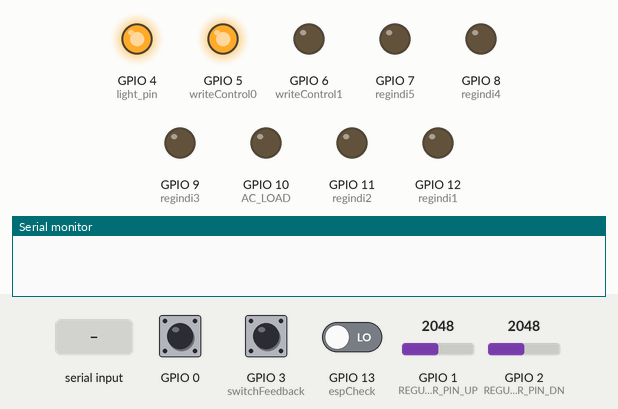
This sketch was run on a simulated ESP32-S3. Shown: output pins drawn as LEDs (lit = HIGH), the last lines printed to the serial monitor. The inputs (shaded band) are chosen by the test bench; at power-on: GPIO 1 (REGULATOR_PIN_UP) = 2048, GPIO 13 (espCheck) LOW, GPIO 0 HIGH, GPIO 2 (REGULATOR_PIN_DN) = 2048, GPIO 3 (switchFeedback) LOW.

Above: at 1.2 s.
1.3 s: GPIO 1 (REGULATOR_PIN_UP) set to 863
2.8 s: GPIO 1 (REGULATOR_PIN_UP) set to 747
At 5.0 s:
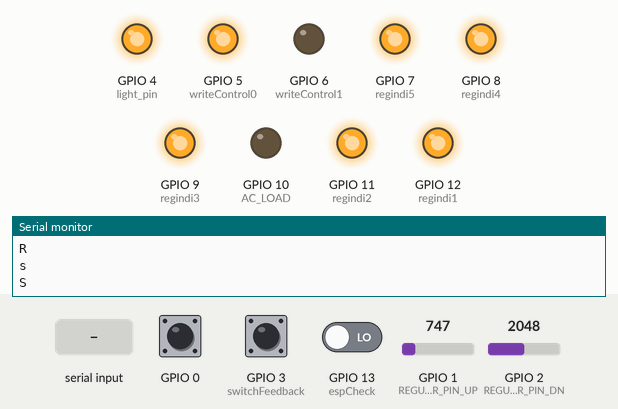
5.3 s: "g" received over Serial
At 5.65 s:
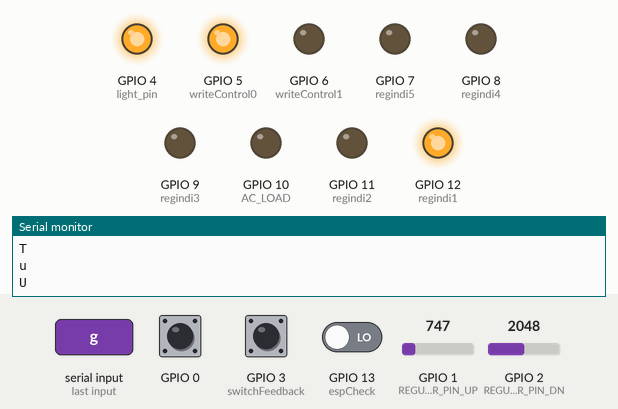
8.3 s: GPIO 13 (espCheck) driven HIGH
At 9.5 s:
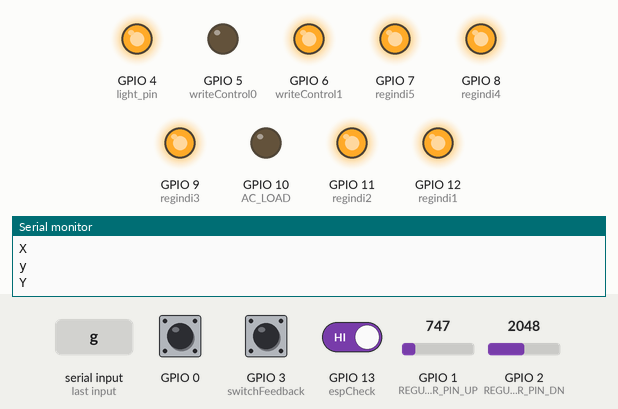
9.8 s: "a" received over Serial
At 10.6 s:
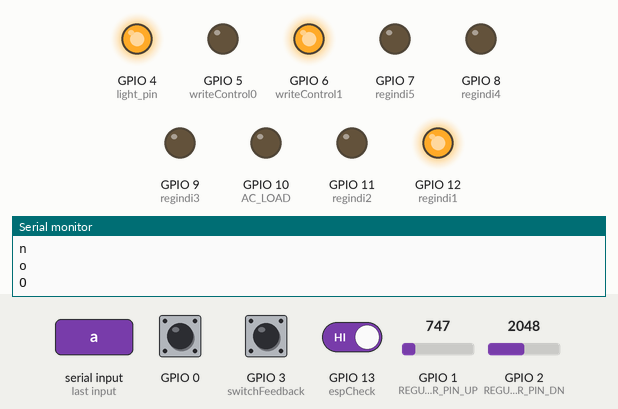
11.5 s: "TL_OFF-FAN_OFF" received over Serial
At 12.25 s:
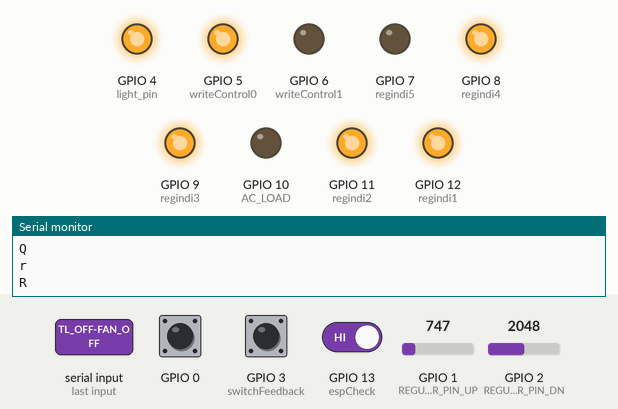
Timing chart, 0 to 14.5 s (numbered marks = the images above; inputs shaded):
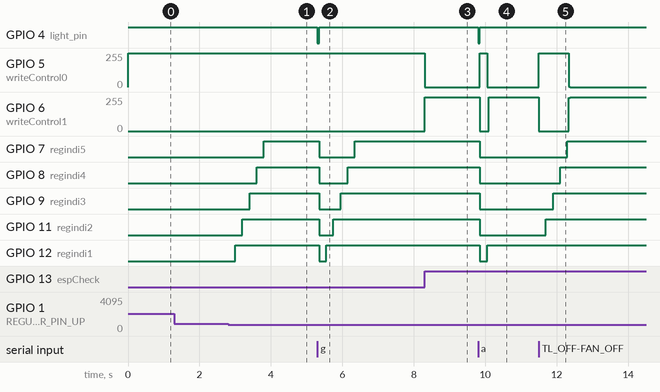

Measured:
- the behaviour switches between 801 and 800 on GPIO 1 (REGULATOR_PIN_UP) (found by bisection; images 0 and 1)
- after the input at 1.3 s, every drawn part: stays the same
- after the input at 2.8 s, GPIO 7 (regindi5): LOW → HIGH after 1.0 s; GPIO 8 (regindi4): LOW → HIGH after 0.80 s; GPIO 9 (regindi3): LOW → HIGH after 0.60 s; GPIO 11 (regindi2): LOW → HIGH after 0.40 s; GPIO 12 (regindi1): LOW → HIGH after 0.20 s
- after the input at 5.3 s, GPIO 4 (light_pin): HIGH → LOW at once, → HIGH 0.05 s later; GPIO 7 (regindi5): HIGH → LOW after 0.05 s, → HIGH 1.0 s later; GPIO 8 (regindi4): HIGH → LOW after 0.05 s, → HIGH 0.80 s later; GPIO 9 (regindi3): HIGH → LOW after 0.05 s, → HIGH 0.60 s later; GPIO 11 (regindi2): HIGH → LOW after 0.05 s, → HIGH 0.40 s later
- after the input at 8.3 s, GPIO 5 (writeControl0): 255/255 → 0/255 at once; GPIO 6 (writeControl1): 0/255 → 255/255 at once
- after the input at 9.8 s, GPIO 4 (light_pin): HIGH → LOW at once, → HIGH 0.05 s later; GPIO 5 (writeControl0): 0/255 → 255/255 after 0.05 s, → 0/255 0.20 s later
- after the input at 11.5 s, GPIO 5 (writeControl0): 0/255 → 255/255 at once, → 0/255 0.84 s later; GPIO 6 (writeControl1): 255/255 → 0/255 at once, → 255/255 0.84 s later; GPIO 7 (regindi5): LOW → HIGH after 0.80 s; GPIO 8 (regindi4): LOW → HIGH after 0.60 s; GPIO 9 (regindi3): LOW → HIGH after 0.40 s

The sketch:

arduino-mshallfirmware_inhouse_reg.ino
```cpp
#define light_pin 4
#define switchFeedback 3

#define AC_LOAD 10   // Output to Opto Triac pin
int dimming = 0;
#define REGULATOR_PIN_UP A0
#define REGULATOR_PIN_DN A1

#define regindi1 12
#define regindi2 11
#define regindi3 9
#define regindi4 8
#define regindi5 7

#define writeControl0 5
#define writeControl1 6
#define espCheck 13
#define hardwareSerial Serial

int aval = 0;

int TL=0;
int TL_bt = 1;
int prev_state = 0;
int state= 0;

int regulator_value_up=1020;
int regulator_value_dn=1020;
int regulator_press=0;

String tubelight = "TL_OFF-";
String fan = "FAN_OFF";

int connectionState = 0;

int sample1 = 0;
int sample2 = 0;

int dimtime = 0;
float propTime = 5;

void zero_crosss_int()  // function to be fired at the zero crossing to dim the light
{
  dimtime = (77 * dimming);
  //if(dimming==50)digitalWrite(AC_LOAD, HIGH);
  if(dimming==0)digitalWrite(AC_LOAD, LOW);
  else{
  digitalWrite(AC_LOAD, LOW);
  delayMicroseconds(dimtime);    // Off cycle
  digitalWrite(AC_LOAD, HIGH);   // triac firing
  delayMicroseconds(propTime);         // triac On propogation delay
  digitalWrite(AC_LOAD, LOW);    // triac Off
  }
}

void switchingTL(void)
{
  digitalWrite(light_pin, LOW);
  delay(50);
  digitalWrite(light_pin, HIGH);
}

void regulatorIndicator(int regulator_state)
{
  if(regulator_state==0){digitalWrite(regindi1, LOW);digitalWrite(regindi2, LOW);digitalWrite(regindi3, LOW);digitalWrite(regindi4, LOW);digitalWrite(regindi5, LOW);}
  else if(regulator_state==1){digitalWrite(regindi1, HIGH);digitalWrite(regindi2, LOW);digitalWrite(regindi3, LOW);digitalWrite(regindi4, LOW);digitalWrite(regindi5, LOW);}
  else if(regulator_state==2){digitalWrite(regindi1, HIGH);digitalWrite(regindi2, HIGH);digitalWrite(regindi3, LOW);digitalWrite(regindi4, LOW);digitalWrite(regindi5, LOW);}
  else if(regulator_state==3){digitalWrite(regindi1, HIGH);digitalWrite(regindi2, HIGH);digitalWrite(regindi3, HIGH);digitalWrite(regindi4, LOW);digitalWrite(regindi5, LOW);}
  else if(regulator_state==4){digitalWrite(regindi1, HIGH);digitalWrite(regindi2, HIGH);digitalWrite(regindi3, HIGH);digitalWrite(regindi4, HIGH);digitalWrite(regindi5, LOW);}
  else if(regulator_state==5){digitalWrite(regindi1, HIGH);digitalWrite(regindi2, HIGH);digitalWrite(regindi3, HIGH);digitalWrite(regindi4, HIGH);digitalWrite(regindi5, HIGH);}
}

void statusDataCheckESP(String data)
{
        digitalWrite(writeControl0, HIGH);
        digitalWrite(writeControl1, HIGH);
        if(data == "TL_OFF-FAN_OFF"){hardwareSerial.println('n');hardwareSerial.flush();}
        else if(data == "TL_OFF-FAN_ON_1"){hardwareSerial.println('o');hardwareSerial.flush();}
        else if(data == "TL_OFF-FAN_ON_2"){hardwareSerial.println('p');hardwareSerial.flush();}
        else if(data == "TL_OFF-FAN_ON_3"){hardwareSerial.println('q');hardwareSerial.flush();}
        else if(data == "TL_OFF-FAN_ON_4"){hardwareSerial.println('r');hardwareSerial.flush();}
        else if(data == "TL_OFF-FAN_ON_5"){hardwareSerial.println('s');hardwareSerial.flush();}
        else if(data == "TL_ON-FAN_OFF"){hardwareSerial.println('t');hardwareSerial.flush();}
        else if(data == "TL_ON-FAN_ON_1"){hardwareSerial.println('u');hardwareSerial.flush();}
        else if(data == "TL_ON-FAN_ON_2"){hardwareSerial.println('v');hardwareSerial.flush();}
        else if(data == "TL_ON-FAN_ON_3"){hardwareSerial.println('w');hardwareSerial.flush();}
        else if(data == "TL_ON-FAN_ON_4"){hardwareSerial.println('x');hardwareSerial.flush();}
        else if(data == "TL_ON-FAN_ON_5"){hardwareSerial.println('y');hardwareSerial.flush();}
        digitalWrite(writeControl0, HIGH);
        digitalWrite(writeControl1, LOW);
}

void statusDataCheckBLE(String data)
{
        digitalWrite(writeControl0, HIGH);
        digitalWrite(writeControl1, HIGH);
        if(data == "TL_OFF-FAN_OFF"){hardwareSerial.println('N');hardwareSerial.flush();}
        else if(data == "TL_OFF-FAN_ON_1"){hardwareSerial.println('O');hardwareSerial.flush();}
        else if(data == "TL_OFF-FAN_ON_2"){hardwareSerial.println('P');hardwareSerial.flush();}
        else if(data == "TL_OFF-FAN_ON_3"){hardwareSerial.println('Q');hardwareSerial.flush();}
        else if(data == "TL_OFF-FAN_ON_4"){hardwareSerial.println('R');hardwareSerial.flush();}
        else if(data == "TL_OFF-FAN_ON_5"){hardwareSerial.println('S');hardwareSerial.flush();}
        else if(data == "TL_ON-FAN_OFF"){hardwareSerial.println('T');hardwareSerial.flush();}
        else if(data == "TL_ON-FAN_ON_1"){hardwareSerial.println('U');hardwareSerial.flush();}
        else if(data == "TL_ON-FAN_ON_2"){hardwareSerial.println('V');hardwareSerial.flush();}
        else if(data == "TL_ON-FAN_ON_3"){hardwareSerial.println('W');hardwareSerial.flush();}
        else if(data == "TL_ON-FAN_ON_4"){hardwareSerial.println('X');hardwareSerial.flush();}
        else if(data == "TL_ON-FAN_ON_5"){hardwareSerial.println('Y');hardwareSerial.flush();}
        digitalWrite(writeControl0, HIGH);
        digitalWrite(writeControl1, LOW);
}
void sendStatus(int connectionStatus) {
  if (TL == 0) tubelight = "TL_OFF-";
  else if(TL == 1) tubelight = "TL_ON-";

  if (dimming == 0) fan= "FAN_OFF";
  else if (dimming == 80) fan= "FAN_ON_1";
  else if (dimming == 70) fan= "FAN_ON_2";
  else if (dimming == 60) fan= "FAN_ON_3";
  else if (dimming == 50) fan= "FAN_ON_4";
  else if (dimming == 30) fan= "FAN_ON_5";

  if (connectionStatus == 0) statusDataCheckESP(tubelight+fan);
  else if (connectionStatus == 1)statusDataCheckBLE(tubelight+fan);  //else if(connectionState ==1) statusDataCheckBLE(tubelight+fan);
}

void fanRegulatorManual(void)
{
  regulator_value_up = analogRead(REGULATOR_PIN_UP);
  if((regulator_value_up<=800)&&(regulator_value_up>=150)&&(regulator_press<5))
  {
    regulator_press++;
    delay(200);
    if(regulator_press==0){dimming = 0;regulatorIndicator(0);}
    else if(regulator_press==1){dimming = 80;regulatorIndicator(1);}
    else if(regulator_press==2){dimming = 70;regulatorIndicator(2);}
    else if(regulator_press==3){dimming = 60;regulatorIndicator(3);}
    else if(regulator_press==4){dimming = 50;regulatorIndicator(4);}
    else if(regulator_press==5){dimming = 30;regulatorIndicator(5);}
    sendStatus(0);
    sendStatus(1);
  }
  regulator_value_dn = analogRead(REGULATOR_PIN_DN);
  if ((regulator_value_dn<=100)&&(regulator_press>0))
  {
   regulator_press--;
  delay(200);
    if(regulator_press==0){dimming = 0;regulatorIndicator(0);}
    else if(regulator_press==1){dimming = 80;regulatorIndicator(1);}
    else if(regulator_press==2){dimming = 70;regulatorIndicator(2);}
    else if(regulator_press==3){dimming = 60;regulatorIndicator(3);}
    else if(regulator_press==4){dimming = 50;regulatorIndicator(4);}
    else if(regulator_press==5){dimming = 30;regulatorIndicator(5);}
    sendStatus(0);
    sendStatus(1);
  }
}

void sendSwitchStatus_update()
{
  state = digitalRead(switchFeedback);
  if(state == 1 && prev_state == 0)
  {
    prev_state = 1;
    TL=1;
    sendStatus(0);
    sendStatus(1);
  }
  else if(state == 0 && prev_state == 1)
  {
    prev_state = 0;
    TL=0;
    sendStatus(0);
    sendStatus(1);
  }
  else{}
}

void esp_receive(void)
{
  int val = 0;
  val = digitalRead(espCheck);
  if(val == 1) {
    digitalWrite(writeControl0, LOW);
    digitalWrite(writeControl1, HIGH);
    while(hardwareSerial.available() <= 0) {delay(1);}

  char data;
  if (hardwareSerial.available() > 0) {
    data = (char)hardwareSerial.read();
    if(data == 'a'){if(TL==1){switchingTL();TL = 0;}dimming = 0;regulator_press=0;regulatorIndicator(0);sendStatus(0);}
    else if(data == 'b'){if(TL==1){switchingTL();TL = 0;}dimming = 80;regulator_press=1;regulatorIndicator(1);sendStatus(0);}
    else if(data == 'c'){if(TL==1){switchingTL();TL = 0;}dimming = 70;regulator_press=2;regulatorIndicator(2);sendStatus(0);}
    else if(data == 'd'){if(TL==1){switchingTL();TL = 0;}dimming = 60;regulator_press=3;regulatorIndicator(3);sendStatus(0);}
    else if(data == 'e'){if(TL==1){switchingTL();TL = 0;}dimming = 50;regulator_press=4;regulatorIndicator(4);sendStatus(0);}
    else if(data == 'f'){if(TL==1){switchingTL();TL = 0;}dimming = 30;regulator_press=5;regulatorIndicator(5);sendStatus(0);}

    else if(data == 'g'){if(TL==0){switchingTL();TL = 1;}dimming = 0;regulator_press=0;regulatorIndicator(0);sendStatus(0);}
    else if(data == 'h'){if(TL==0){switchingTL();TL = 1;}dimming = 80;regulator_press=1;regulatorIndicator(1);sendStatus(0);}
    else if(data == 'i'){if(TL==0){switchingTL();TL = 1;}dimming = 70;regulator_press=2;regulatorIndicator(2);sendStatus(0);}
    else if(data == 'j'){if(TL==0){switchingTL();TL = 1;}dimming = 60;regulator_press=3;regulatorIndicator(3);sendStatus(0);}
    else if(data == 'k'){if(TL==0){switchingTL();TL = 1;}dimming = 50;regulator_press=4;regulatorIndicator(4);sendStatus(0);}
    else if(data == 'l'){if(TL==0){switchingTL();TL = 1;}dimming = 30;regulator_press=5;regulatorIndicator(5);sendStatus(0);}
    else if(data == 'm')sendStatus(0);
    else if(data == 'x')connectionState=0;//ble disconnected
    else if(data == 'y')connectionState=1;//ble connected
  }
  digitalWrite(writeControl0, HIGH);
  digitalWrite(writeControl1, LOW);
  }
}


void ble_receive(void)
{
  char data;
   if (hardwareSerial.available() > 0)
   {
   data = (char)hardwareSerial.read();

   if(data == 'a'){if(TL==1){switchingTL();TL = 0;}dimming = 0;regulator_press=0;regulatorIndicator(0);sendStatus(1);}
    else if(data == 'b'){if(TL==1){switchingTL();TL = 0;}dimming = 80;regulator_press=1;regulatorIndicator(1);sendStatus(1);}
    else if(data == 'c'){if(TL==1){switchingTL();TL = 0;}dimming = 70;regulator_press=2;regulatorIndicator(2);sendStatus(1);}
    else if(data == 'd'){if(TL==1){switchingTL();TL = 0;}dimming = 60;regulator_press=3;regulatorIndicator(3);sendStatus(1);}
    else if(data == 'e'){if(TL==1){switchingTL();TL = 0;}dimming = 50;regulator_press=4;regulatorIndicator(4);sendStatus(1);}
    else if(data == 'f'){if(TL==1){switchingTL();TL = 0;}dimming = 30;regulator_press=5;regulatorIndicator(5);sendStatus(1);}

    else if(data == 'g'){if(TL==0){switchingTL();TL = 1;}dimming = 0;regulator_press=0;regulatorIndicator(0);sendStatus(1);}
    else if(data == 'h'){if(TL==0){switchingTL();TL = 1;}dimming = 80;regulator_press=1;regulatorIndicator(1);sendStatus(1);}
    else if(data == 'i'){if(TL==0){switchingTL();TL = 1;}dimming = 70;regulator_press=2;regulatorIndicator(2);sendStatus(1);}
    else if(data == 'j'){if(TL==0){switchingTL();TL = 1;}dimming = 60;regulator_press=3;regulatorIndicator(3);sendStatus(1);}
    else if(data == 'k'){if(TL==0){switchingTL();TL = 1;}dimming = 50;regulator_press=4;regulatorIndicator(4);sendStatus(1);}
    else if(data == 'l'){if(TL==0){switchingTL();TL = 1;}dimming = 30;regulator_press=5;regulatorIndicator(5);sendStatus(1);}
    else if(data== 'q')sendStatus(1);
}
}

void setup()
{
  hardwareSerial.begin(115200);

  pinMode(light_pin, OUTPUT);
  digitalWrite(light_pin, HIGH);

  pinMode(regindi1, OUTPUT);
  pinMode(regindi2, OUTPUT);
  pinMode(regindi3, OUTPUT);
  pinMode(regindi4, OUTPUT);
  pinMode(regindi5, OUTPUT);

  digitalWrite(regindi1, LOW);
  digitalWrite(regindi2, LOW);
  digitalWrite(regindi3, LOW);
  digitalWrite(regindi4, LOW);
  digitalWrite(regindi5, LOW);

  attachInterrupt(0, zero_crosss_int, CHANGE);  // Choose the zero cross interrupt # from the table above
  pinMode(AC_LOAD, OUTPUT);
  digitalWrite(AC_LOAD, LOW);

  pinMode(switchFeedback,INPUT);
  pinMode(writeControl0, OUTPUT);
  pinMode(writeControl1, OUTPUT);
  pinMode(espCheck, INPUT);
  digitalWrite(writeControl0, HIGH);
  digitalWrite(writeControl1, LOW);
  //sei();
}

void loop()
{
  esp_receive();
  ble_receive();
  sendSwitchStatus_update();
  //digitalWrite(AC_LOAD, LOW);
  fanRegulatorManual();
}
```
